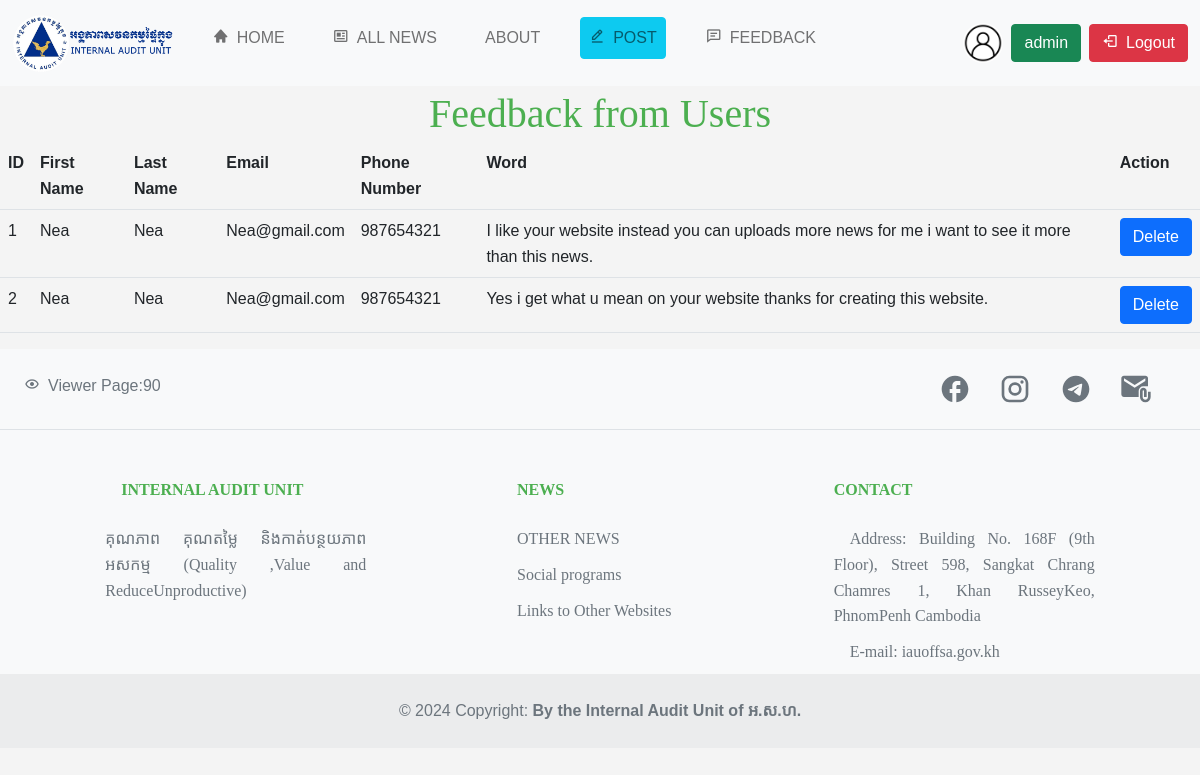
The page /admin/feedback.php (signed in) on the database its author committed.
### tables this page shows
CREATE TABLE IF NOT EXISTS `contact` (
  `id` int NOT NULL AUTO_INCREMENT,
  `first_name` varchar(100) NOT NULL,
  `last_name` varchar(100) NOT NULL,
  `email` varchar(100) NOT NULL,
  `phone_number` int NOT NULL,
  `word` text NOT NULL,
  PRIMARY KEY (`id`)
);

CREATE TABLE IF NOT EXISTS `viewer` (
  `id` int NOT NULL AUTO_INCREMENT,
  `view_count` int NOT NULL,
  `visitor_ip` varchar(45) DEFAULT NULL,
  `visitor_location` varchar(255) DEFAULT NULL,
  `visitor_device` varchar(255) DEFAULT NULL,
  PRIMARY KEY (`id`)
);

### admin/feedback.php (the view, shortened to what this page needs)
<?php
include('../include/dbconn.php');
$newsId = 1;
$stmt = $dbh->prepare("SELECT * FROM contact");
$stmt->execute();
$contacts = $stmt->fetchAll(PDO::FETCH_ASSOC);
?>
<!DOCTYPE html>
<html lang="en">
<head>
    <?php
    include('../include/header.php');
    ?>
</head>
<body>
    <?php include('../include/navbar.php'); ?>
    <h1>Feedback from Users</h1>
    <?php if (isset($contacts) && !empty($contacts)) { ?>
        <table class="table">
            <tr>
                <th>ID</th>
                <th>First Name</th>
                <th>Last Name</th>
                <th>Email</th>
                <th>Phone Number</th>
                <th>Word</th>
                <th>Action</th>
            </tr>
            <?php
            $cnt = 1;
            foreach ($contacts as $contact) : ?>
                <tr>
                    <td><?php echo htmlspecialchars($cnt); ?></td>
                    <td><?php echo htmlspecialchars($contact['first_name']); ?></td>
                    <td><?php echo htmlspecialchars($contact['last_name']); ?></td>
                    <td><?php echo htmlspecialchars($contact['email']); ?></td>
                    <td><?php echo htmlspecialchars($contact['phone_number']); ?></td>
                    <td><?php echo htmlspecialchars($contact['word']); ?></td>
                    <td>
                        <button type="button" class="btn btn-primary" data-bs-toggle="modal" data-bs-target="#deleteModal<?php echo $contact['id'] ?>">
                            Delete
                        </button>
                    </td>
                </tr>
            <?php
                $cnt++;
            endforeach; ?>
        </table>
    <?php } else { ?>
        <p>No contact data available.</p>
    <?php } ?>
</body>
<?php include('../include/footer.php'); ?>
</html>

### include/footer.php (shortened to what this page needs)
<?php
try {
    $stmt = $dbh->prepare("SELECT * FROM viewer WHERE id = :id");
    $stmt->bindParam(':id', $newsId, PDO::PARAM_INT);
    $stmt->execute();
    $newsItem = $stmt->fetch(PDO::FETCH_ASSOC);
} catch (PDOException $e) {
    die('Database error: ' . $e->getMessage());
}
?>
<footer class="text-center text-lg-start bg-light text-muted">
    <section class="d-flex justify-content-center justify-content-lg-between p-4 border-bottom">
        <div class="me-5 d-none d-lg-block">
        <i class='bx bx-show bx-tada me-2' ></i><span>Viewer Page:<?php echo htmlspecialchars($newsItem['view_count']); ?></span>
        </div>
        <div>
            <a href="https://www.facebook.com/profile.php?id=100069646752356" class="me-4 text-reset">
                <svg xmlns="http://www.w3.org/2000/svg" width="32" height="32" viewBox="0 0 24 24">
                    <path fill="currentColor" d="M22 12c0-5.52-4.48-10-10-10S2 6.48 2 12c0 4.84 3.44 8.87 8 9.8V15H8v-3h2V9.5C10 7.57 11.57 6 13.5 6H16v3h-2c-.55 0-1 .45-1 1v2h3v3h-3v6.95c5.05-.5 9-4.76 9-9.95z"></path>
                </svg>
            </a>
            <a href="https://www.instagram.com/internal_audit_unit_of_fsa/" class="me-4 text-reset">
            </a>
            <a href="https://t.me/iauoffsa" class="me-4 text-reset">
            </a>
            <a href="https://webmail.supremecluster.com/" class="me-4 text-reset">
            </a>
        </div>
    </section>
    <section class="">
        <div class="container text-center text-md-start mt-5">
            <div class="row mt-3">
                <div class="col-md-3 col-lg-4 col-xl-3 mx-auto mb-4">
                    <h6 class="text-uppercase fw-bold mb-4">
                        <i class="fas fa-gem me-3"></i>INTERNAL AUDIT UNIT
                    </h6>
                    <p>
                        គុណភាព គុណតម្លៃ និងកាត់បន្ថយភាពអសកម្ម (Quality ,Value and ReduceUnproductive)
                    </p>
                </div>
                <div class="col-md-2 col-lg-2 col-xl-2 mx-auto mb-4">
                    <h6 class="text-uppercase fw-bold mb-4">NEWS</h6>
                    <p>
                        <a href="#!" class="text-reset">OTHER NEWS</a>
                    </p>
                    <p>
                        <a href="#!" class="text-reset">Social programs</a>
                    </p>
                    <p>
                        <a href="#!" class="text-reset">Links to Other Websites</a>
                    </p>
                </div>
                <div class="col-md-4 col-lg-3 col-xl-3 mx-auto mb-md-0 mb-4">
                    <h6 class="text-uppercase fw-bold mb-4">Contact</h6>
                    <p><i class="fas fa-home me-3"></i> Address: Building No. 168F (9th Floor), Street 598, Sangkat Chrang Chamres 1, Khan RusseyKeo, PhnomPenh Cambodia</p>
                    <p>
                        E-mail: iauoffsa.gov.kh
                    </p>
                </div>
            </div>
        </div>
    </section>
    <div class="text-center p-4" style="background-color: rgba(0, 0, 0, 0.05)">
        © 2024 Copyright:
        <a class="text-reset fw-bold" href="">By the Internal Audit Unit of អ.ស.ហ.</a>
    </div>
</footer>

### css/style.css (style rules this page uses)
body { font-family: "Khmer MEF1", -apple-system, BlinkMacSystemFont, "Segoe UI", Roboto, sans-serif; line-height: 1.6; margin: 0; min-height: 100vh; background-color: #f3f3f3; overflow-x: hidden; }
a { text-decoration: none; color: #333; }
h1, h2, h3, h4, h5, h6 { color: #4caf50; line-height: 24px; text-align: justify; margin-bottom: 10px; font-family: "khmer mef2"; }
button { padding: 15px 20px; border-radius: 5px; background-color: #4caf50; color: white; cursor: pointer; border: none; font-size: 16px; transition: all 0.2s ease-in-out; }
body { font-family: Arial, sans-serif, "khmer mef1"; margin: 0; padding: 0; background-color: #f4f4f4; }
body { font-family: sans-serif; }
h1 { text-align: center; }
p { margin-bottom: 10px; font-family: "khmer mef1"; text-align: justify; }

### rows shown on the page
contact: first_name "Nea", last_name "Nea", email "Nea@gmail.com", phone_number "987654321", word "I like your website instead you can uploads more news for me i want to see it more than this news."
contact: first_name "Nea", last_name "Nea", email "Nea@gmail.com", phone_number "987654321", word "Yes i get what u mean on your website thanks for creating this website."
viewer: view_count "90"

### other values the page prints
$_SESSION['role'] "admin"
